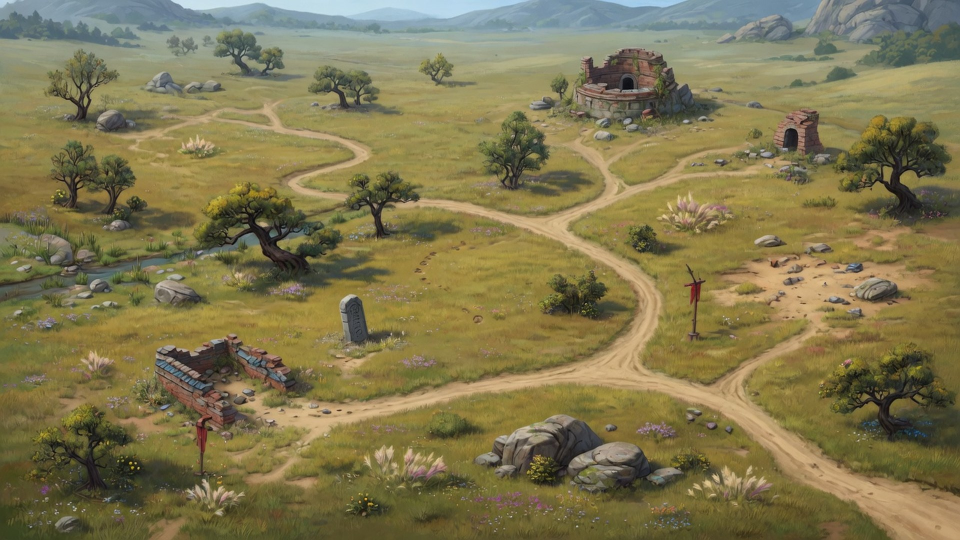
#> input picture assets/game/map/field.jpg, 1920 x 1080 px (shown at 1/2 size); its folder holds only this picture in this run
$ python cutout_gray.py --src ../assets/game/map/field.jpg --dst out.png
#> lines starting #> are read from the running program, lines starting #| are printed output that depends on the picture; after the words box and inside, x2 and y2 are one past the last pixel; in counts of white or black regions, pixels touching at a corner belong together
#!/usr/bin/env python3
"""生产级灰底抠图：统一画布、脚底锚点、头像构图、去灰雾。"""
from __future__ import annotations

import argparse
import json
from collections import deque
from pathlib import Path

import numpy as np
from PIL import Image, ImageDraw, ImageFilter


def fit_local_bg(rgb: np.ndarray, border: int = 14) -> np.ndarray:
    h, w, _ = rgb.shape
    yy, xx = np.mgrid[0:h, 0:w].astype(np.float64)
    xn = xx / max(w - 1, 1)
    yn = yy / max(h - 1, 1)
    mask = np.zeros((h, w), dtype=bool)
    mask[:border, :] = True
    mask[-border:, :] = True
    mask[:, :border] = True
    mask[:, -border:] = True
    A = np.stack(
        [np.ones(h * w), xn.ravel(), yn.ravel(), xn.ravel() ** 2, yn.ravel() ** 2, xn.ravel() * yn.ravel()],
        axis=1,
    )
    bg = np.zeros_like(rgb, dtype=np.float64)
    for c in range(3):
        y = rgb[:, :, c].astype(np.float64).ravel()
        m = mask.ravel()
        coef, *_ = np.linalg.lstsq(A[m], y[m], rcond=None)
        bg[:, :, c] = (A @ coef).reshape(h, w)
    return bg


def flood_bg(seed_mask: np.ndarray) -> np.ndarray:
    h, w = seed_mask.shape
    visited = np.zeros((h, w), dtype=bool)
    q: deque[tuple[int, int]] = deque()
    for x in range(w):
        for y in (0, h - 1):
            if seed_mask[y, x] and not visited[y, x]:
                q.append((y, x))
                visited[y, x] = True
    for y in range(h):
        for x in (0, w - 1):
            if seed_mask[y, x] and not visited[y, x]:
                q.append((y, x))
                visited[y, x] = True
    while q:
        cy, cx = q.popleft()
        for ny in range(cy - 1, cy + 2):
            for nx in range(cx - 1, cx + 2):
                if 0 <= ny < h and 0 <= nx < w and not visited[ny, nx] and seed_mask[ny, nx]:
                    visited[ny, nx] = True
                    q.append((ny, nx))
    return visited


def alpha_bbox(alpha: np.ndarray, thr: float = 0.08):
    ys, xs = np.where(alpha > thr)
    if len(xs) == 0:
        return None
    return int(xs.min()), int(ys.min()), int(xs.max()), int(ys.max())


def cutout_rgba(path: Path, thr: float = 24.0, max_side: int = 900) -> Image.Image:
    img = Image.open(path).convert("RGB")
    if max(img.size) > max_side:
        s = max_side / max(img.size)
        img = img.resize((max(1, int(img.width * s)), max(1, int(img.height * s))), Image.Resampling.LANCZOS)

    rgb = np.asarray(img).astype(np.float64)
    bg = fit_local_bg(rgb)
    dist = np.linalg.norm(rgb - bg, axis=2)
    luma = 0.2126 * rgb[:, :, 0] + 0.7152 * rgb[:, :, 1] + 0.0722 * rgb[:, :, 2]
    bg_luma = 0.2126 * bg[:, :, 0] + 0.7152 * bg[:, :, 1] + 0.0722 * bg[:, :, 2]
    luma_diff = np.abs(luma - bg_luma)

    alpha = np.clip((dist - 5.0) / thr, 0.0, 1.0)
    alpha = np.maximum(alpha, np.clip((luma_diff - 14.0) / 34.0, 0.0, 1.0) * 0.92)

    seed = dist < thr * 0.9
    bg_conn = flood_bg(seed)
    alpha = np.where(bg_conn & (alpha < 0.58), 0.0, alpha)
    alpha = np.where(bg_conn & (dist < thr * 0.42), 0.0, alpha)

    # 去孤立噪点
    hard = alpha > 0.2
    labeled = _label_fast(hard)
    if labeled.max() > 0:
        counts = np.bincount(labeled.ravel())
        counts[0] = 0
        keep = int(counts.argmax())
        alpha = np.where(labeled == keep, alpha, 0.0)

    alpha_img = Image.fromarray((np.clip(alpha, 0, 1) * 255).astype(np.uint8), mode="L")
    alpha_img = alpha_img.filter(ImageFilter.GaussianBlur(radius=0.55))
    alpha = np.asarray(alpha_img).astype(np.float64) / 255.0

    a = alpha[:, :, None]
    fg = np.clip((rgb - bg * (1.0 - a)) / np.maximum(a, 1e-4), 0, 255)
    rgba = np.dstack([fg, alpha * 255]).astype(np.uint8)
    return Image.fromarray(rgba, mode="RGBA")


def _label_fast(binary: np.ndarray) -> np.ndarray:
    h, w = binary.shape
    labels = np.zeros((h, w), dtype=np.int32)
    current = 0
    for y in range(h):
        for x in range(w):
            if not binary[y, x] or labels[y, x]:
                continue
            current += 1
            stack = [(y, x)]
            labels[y, x] = current
            while stack:
                cy, cx = stack.pop()
                for ny in (cy - 1, cy, cy + 1):
                    for nx in (cx - 1, cx, cx + 1):
                        if 0 <= ny < h and 0 <= nx < w and binary[ny, nx] and labels[ny, nx] == 0:
                            labels[ny, nx] = current
                            stack.append((ny, nx))
    return labels


def normalize_portrait(rgba: Image.Image, size: int = 512, top_bias: float = 0.42) -> Image.Image:
    """头像：按 alpha bbox 裁切，脸偏上居中，统一正方形。"""
    arr = np.asarray(rgba).astype(np.float64)
    alpha = arr[:, :, 3] / 255.0
    box = alpha_bbox(alpha, 0.1)
    if not box:
        return Image.new("RGBA", (size, size), (0, 0, 0, 0))
    x0, y0, x1, y1 = box
    bw, bh = x1 - x0 + 1, y1 - y0 + 1
    pad = int(0.08 * max(bw, bh))
    x0, y0 = max(0, x0 - pad), max(0, y0 - pad)
    x1, y1 = min(rgba.width - 1, x1 + pad), min(rgba.height - 1, y1 + pad)
    crop = rgba.crop((x0, y0, x1 + 1, y1 + 1))

    side = int(max(crop.width, crop.height) * 1.08)
    canvas = Image.new("RGBA", (side, side), (0, 0, 0, 0))
    # 垂直：主体中心略偏上（头像构图）
    ox = (side - crop.width) // 2
    cy = int(side * top_bias - crop.height * 0.45)
    oy = max(0, min(side - crop.height, cy))
    canvas.paste(crop, (ox, oy), crop)
    return canvas.resize((size, size), Image.Resampling.LANCZOS)


# [131 lines left out: functions find_foot_y, normalize_unit, contact_sheet, process_one, not called in this run]


def main() -> None:
    ap = argparse.ArgumentParser()
    ap.add_argument("--src", type=Path, required=True)
    ap.add_argument("--dst", type=Path, required=True)
    ap.add_argument("--mode", choices=["portrait", "unit", "building"], default="portrait")
    ap.add_argument("--size", type=int, default=512)
    ap.add_argument("--qa", type=Path, default=None)
    ap.add_argument("--meta", type=Path, default=None)
    ap.add_argument("--thr", type=float, default=24.0)
    args = ap.parse_args()
    # rebuild cutout with thr
    global_thr = args.thr

    def _cut(path: Path):
        return cutout_rgba(path, thr=global_thr)
#> in cutout_rgba, img is the input picture: PIL image 1920x1080 RGB; mean R, G, B 128.1, 119, 79.3
#> the loop in fit_local_bg, `for c in range(3):` made 3 passes
#> coef on passes 1 to 3: [147.1, 34.44, -40.94, -74.32, -42.14, 76.75], [165, 77.08, -112.8, -118.3, 4.99, 63.94], [175.8, 93.69, -309.9, -132.9, 153.2, 61.49]
#> after the loop in fit_local_bg, `for c in range(3):`:
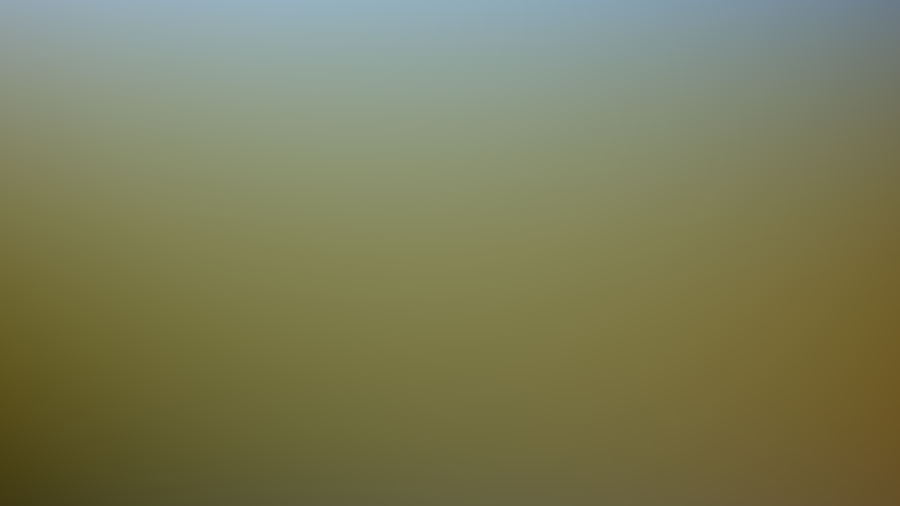
#> bg: shape (506, 900, 3) float64; mean R, G, B 124.2, 125.3, 89.9
#> in cutout_rgba, `seed = dist < thr * 0.9`:
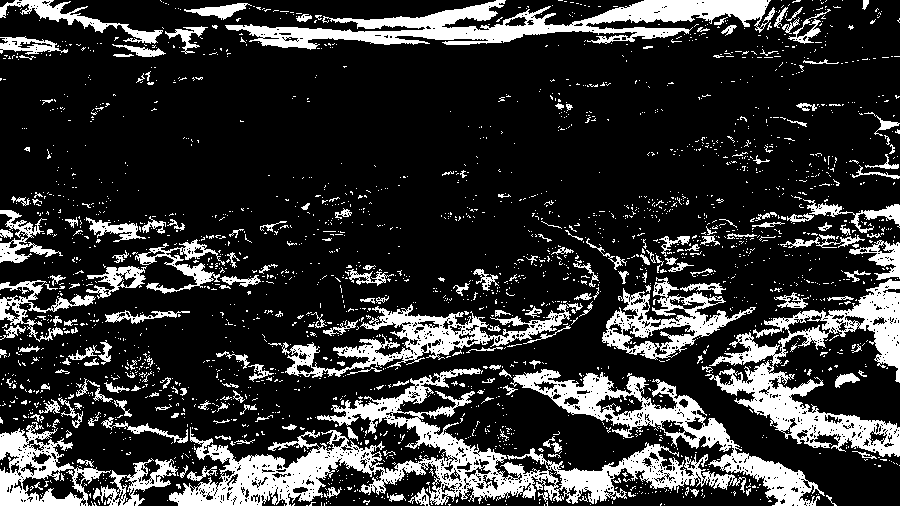
#> seed: shape (506, 900) bool; 20.1% white; 2420 white regions (2209 under 20 px), largest, box (x1, y1, x2, y2) and area: (169, 368, 746, 506) 18492, (705, 279, 900, 457) 10502, (225, 0, 775, 50) 10498
#> after the loop in flood_bg, `for x in range(w):`: visited: shape (506, 900) bool; 0.1% white in thin lines or dots
#> after the loop in flood_bg, `for y in range(h):`:
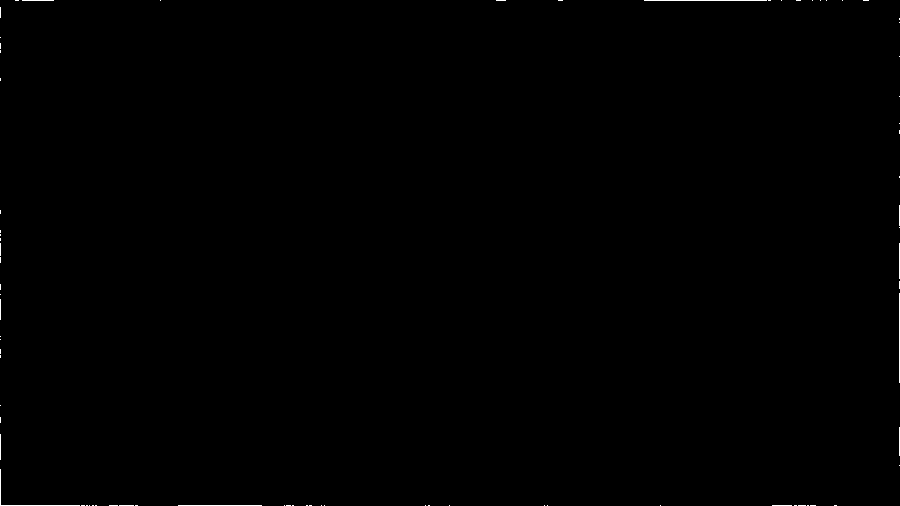
#> visited: shape (506, 900) bool; 0.18% white in thin lines or dots
#> after the loop in flood_bg, `while q:`:
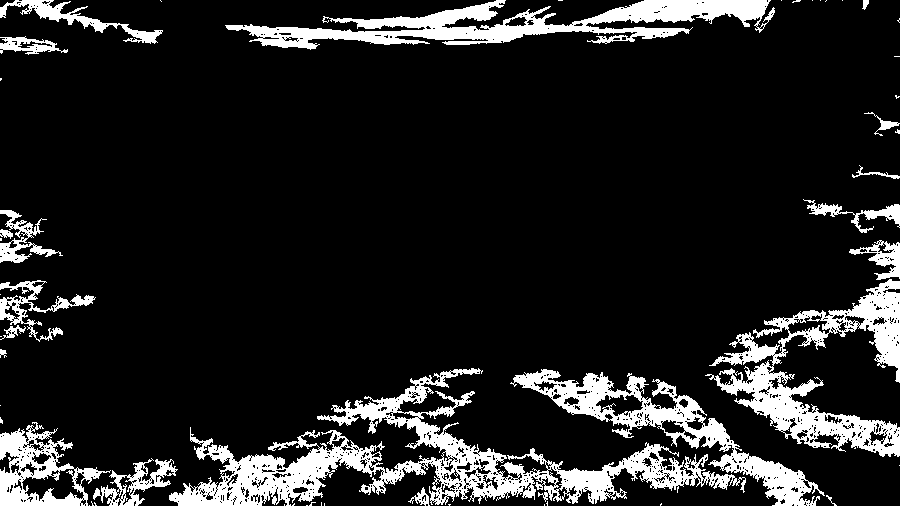
#> visited: shape (506, 900) bool; 13.1% white; 52 white regions (32 under 20 px), largest, box (x1, y1, x2, y2) and area: (169, 368, 746, 506) 18492, (705, 279, 900, 457) 10502, (225, 0, 775, 50) 10498
#> in cutout_rgba, `hard = alpha > 0.2`: hard: shape (506, 900) bool; 88.3% white; 1312 black regions (1225 under 20 px), largest, box (x1, y1, x2, y2) and area: (226, 0, 770, 44) 8505, (169, 430, 385, 506) 5874, (716, 360, 900, 457) 4830
#> after the loop in _label_fast, `for y in range(h):`:
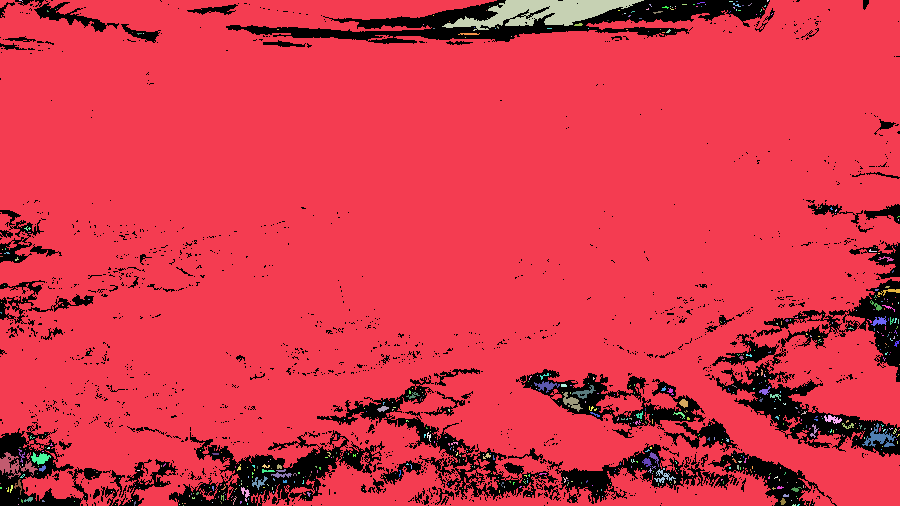
#> labels: shape (506, 900) int32; 607 distinct labels, from 0 to 606; one colour per label, 0 black
#> in cutout_rgba, `counts = np.bincount(labeled.ravel())`: counts = 607 values, max 394946 at index 1, min 1 at index 13, mean 750.2
#> in cutout_rgba, `keep = int(counts.argmax())`: keep = 1
#> in cutout_rgba, `rgba = np.dstack([fg, alpha * 255]).astype(np.uint8)`:
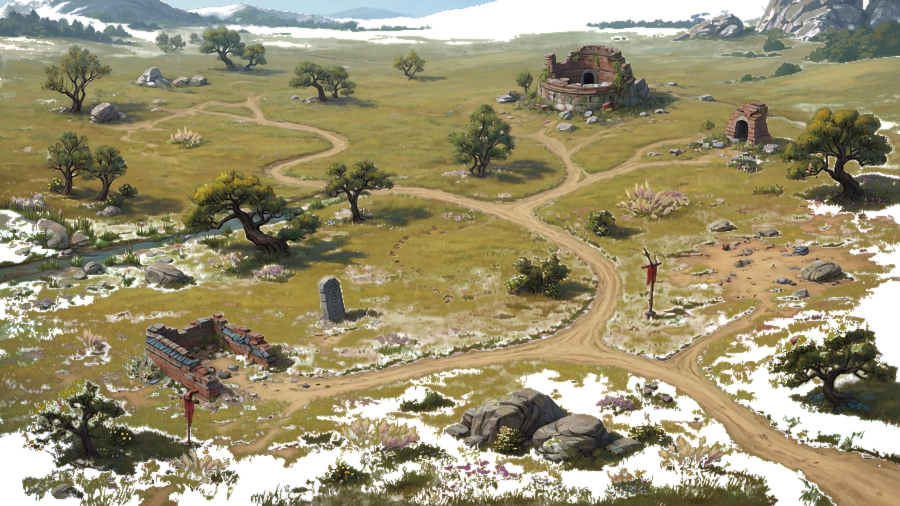
#> rgba: shape (506, 900, 4); mean R, G, B, A 130.9, 120.1, 78.7, 206.6; transparent parts drawn white

    # monkey via re-call
    rgba = _cut(args.src)
    if args.mode == "portrait":
        out = normalize_portrait(rgba, size=args.size)
#> in normalize_portrait, `box = alpha_bbox(alpha, 0.1)`: box = (0, 0, 899, 505)
#> in normalize_portrait, `x0, y0, x1, y1 = box`: x0 = 0; x1 = 899; y1 = 505
#> in normalize_portrait, `bw, bh = x1 - x0 + 1, y1 - y0 + 1`: bw = 900; bh = 506
#> in normalize_portrait, `pad = int(0.08 * max(bw, bh))`: pad = 72
#> in normalize_portrait, `canvas = Image.new("RGBA", (side, side), (0, 0, 0, 0))`: canvas: PIL image 972x972 RGBA; every value is 0
#> in normalize_portrait, `canvas.paste(crop, (ox, oy), crop)`:
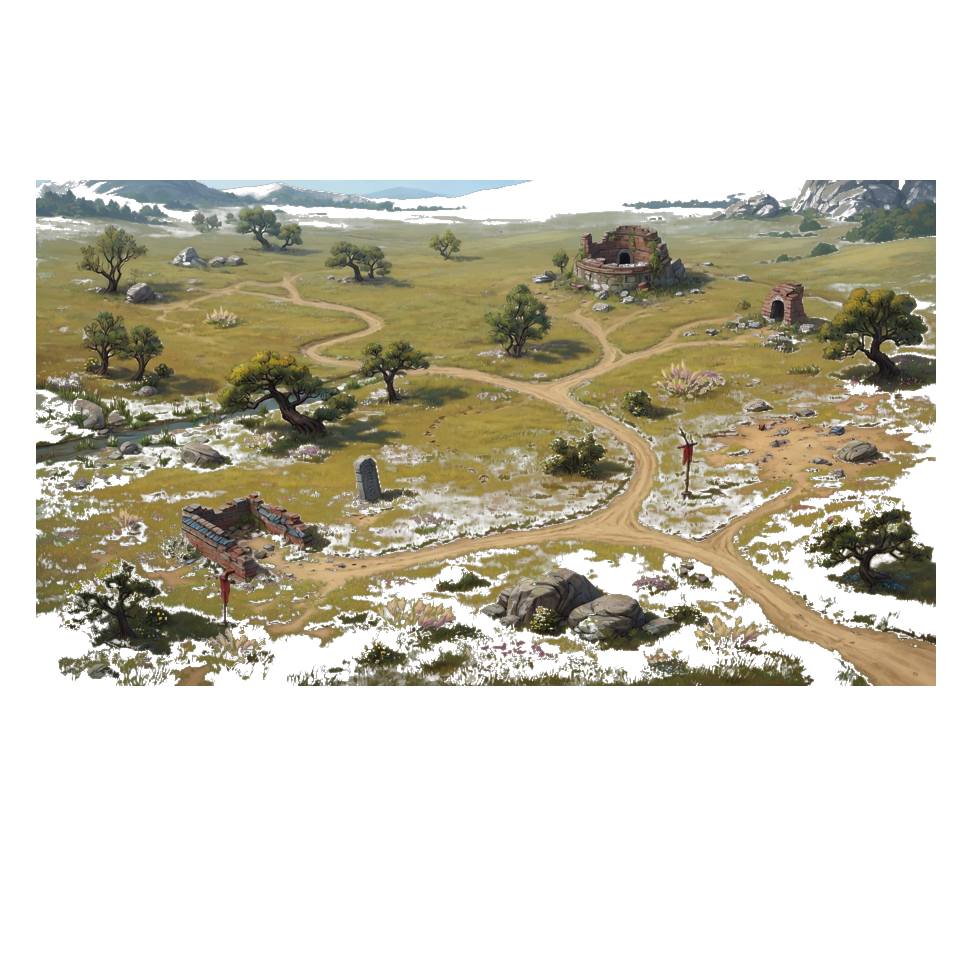
#> canvas: PIL image 972x972 RGBA; mean R, G, B, A 51, 46.7, 30.9, 93.7; transparent parts drawn white
        meta = {"mode": "portrait", "anchor": [0.5, 0.55]}
    else:
        foot = 0.08 if args.mode == "building" else 0.06
        out, meta = normalize_unit(rgba, size=args.size, foot_margin=foot)
        meta["mode"] = args.mode
    args.dst.parent.mkdir(parents=True, exist_ok=True)
    out.save(args.dst)
    if args.qa:
        contact_sheet(out, args.qa, title=f"{args.mode}:{args.dst.stem}")
    if args.meta:
        args.meta.parent.mkdir(parents=True, exist_ok=True)
        args.meta.write_text(json.dumps(meta, indent=2), encoding="utf-8")
    print(f"OK [{args.mode}] {args.src.name} -> {args.dst} size={args.size}")


if __name__ == "__main__":
    main()

$ run again, on assets/game/map/town.jpg
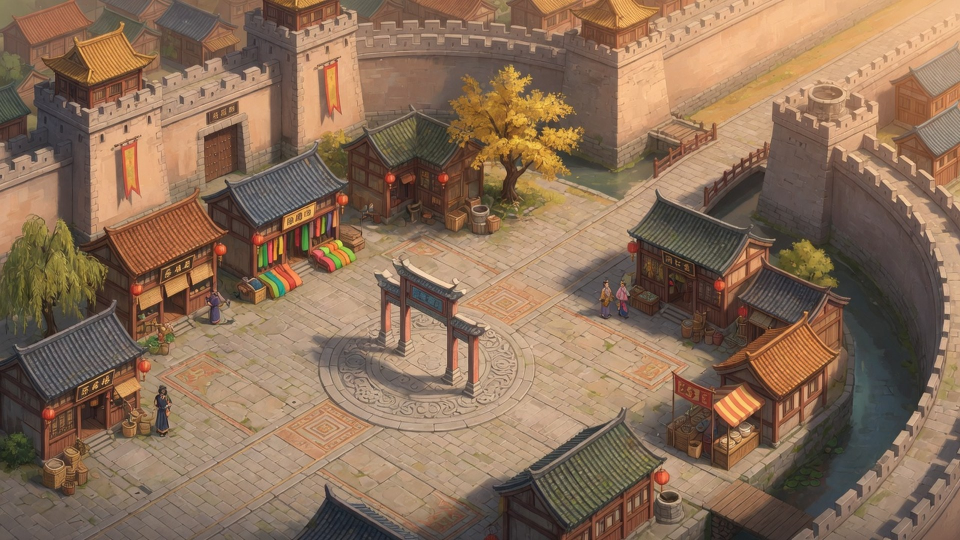
#> input picture assets/game/map/town.jpg, 1920 x 1080 px (shown at 1/2 size)
#> in cutout_rgba, img is the input picture: PIL image 1920x1080 RGB; mean R, G, B 138.1, 110.4, 87.5
#> img: PIL image 900x506 RGB
#> the loop in fit_local_bg, `for c in range(3):` made 3 passes
#> coef on passes 1 to 3: [125.5, -15.3, -77.77, 134.6, 51.03, -94.03], [104.5, -58.82, -61.39, 146.7, 50.83, -75.19], [85.02, -71.16, -53.28, 130.7, 55.5, -51.37]
#> seed: shape (506, 900) bool; 10.1% white; 3978 white regions (3737 under 20 px), largest, box (x1, y1, x2, y2) and area: (636, 0, 900, 114) 5944, (0, 439, 96, 506) 3150, (378, 458, 479, 506) 1672
#> after the loop in flood_bg, `while q:`:
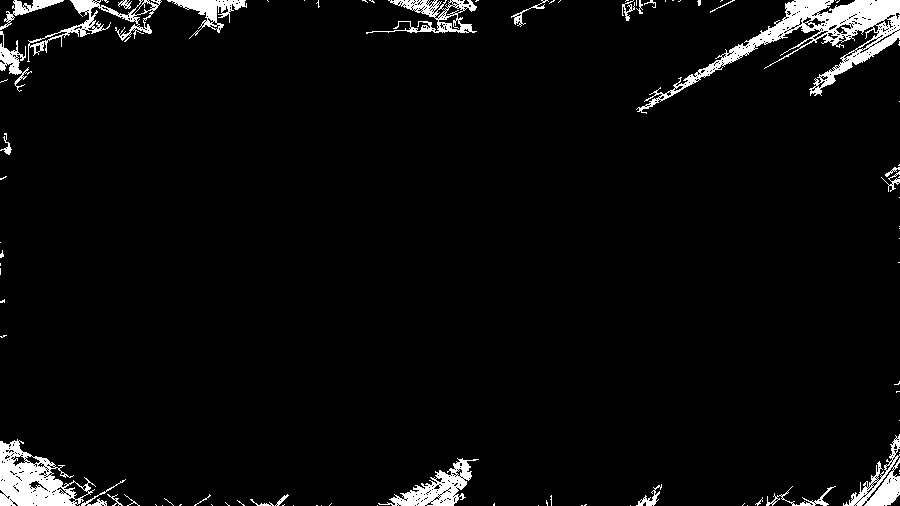
#> visited: shape (506, 900) bool; 4.1% white; 92 white regions (66 under 20 px), largest, box (x1, y1, x2, y2) and area: (636, 0, 900, 114) 5944, (0, 439, 96, 506) 3150, (378, 458, 479, 506) 1672
#> hard: shape (506, 900) bool; 95.7% white; 1997 black regions (1940 under 20 px), largest, box (x1, y1, x2, y2) and area: (637, 0, 900, 114) 4903, (0, 440, 93, 506) 2771, (389, 458, 471, 506) 1336
#> counts = 212 values, max 435000 at index 1, min 1 at index 3, mean 2148.1
#> keep = 1
#> box = (0, 0, 899, 505)
#> x0 = 0; x1 = 899; y1 = 505
#> bw = 900; bh = 506
#> pad = 72
#> in normalize_portrait, `canvas.paste(crop, (ox, oy), crop)`:
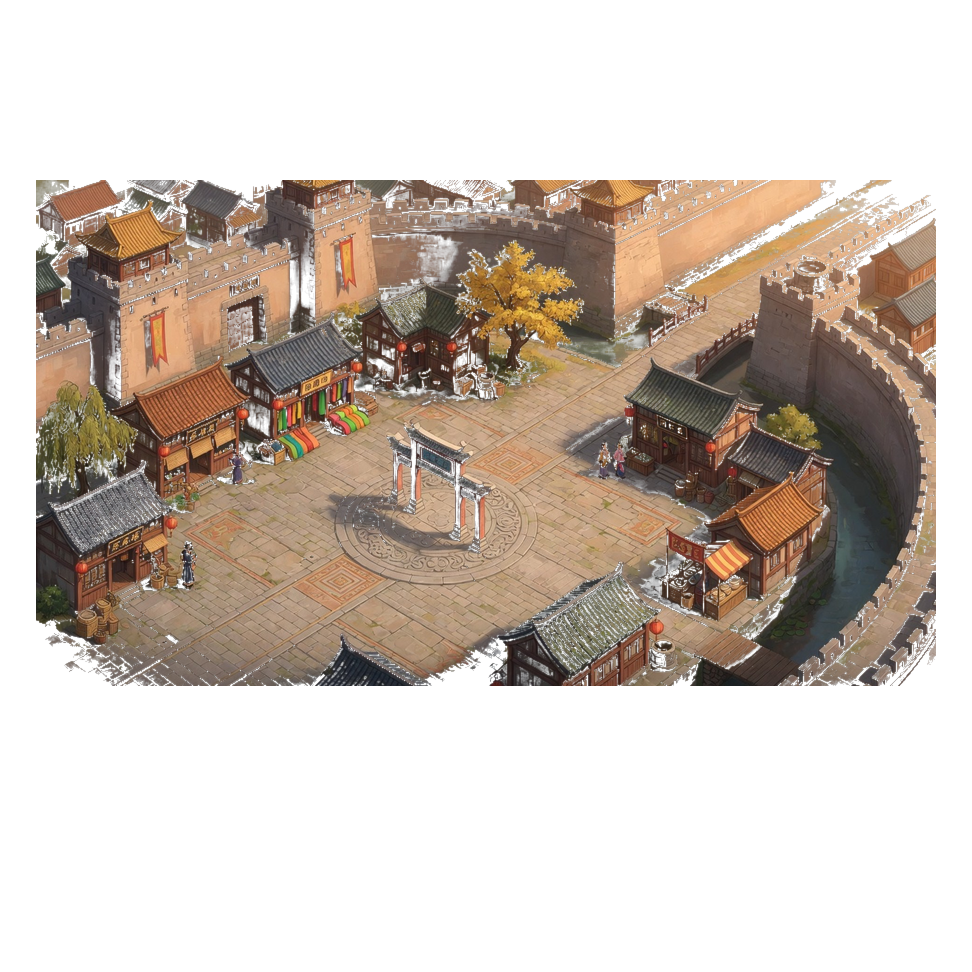
#> canvas: PIL image 972x972 RGBA; mean R, G, B, A 61.3, 49, 38.9, 108.5; transparent parts drawn white
